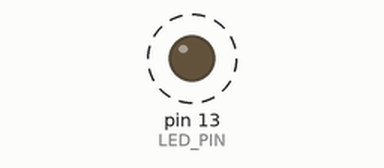
Simulated run of this sketch. Board: Arduino Uno, built for the host (arithmetic inside an expression is 32-bit, double 64-bit). On the bench: output pins drawn as LEDs (lit = HIGH). Dashed ring = blinking.

Above: at 0.5 s.
Timing chart, 0 to 4.6 s (numbered marks = the images above):
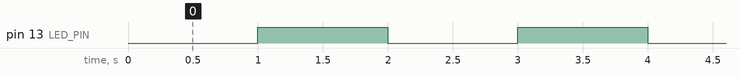

Measured:
- by itself, pin 13 (LED_PIN): alternates HIGH for 1.0 s and LOW for 1.0 s

The sketch:

Blink_HighLow.ino
```cpp
#define LED_PIN 13
unsigned long 이전시간 = 0;

void setup() {
  pinMode(LED_PIN, OUTPUT);
}

void loop() {
  unsigned long 현재시간 = millis();

  if (현재시간 - 이전시간 >= 1000) {
    이전시간 = 현재시간;
    digitalWrite(LED_PIN, !digitalRead(LED_PIN));
  }
}
```
